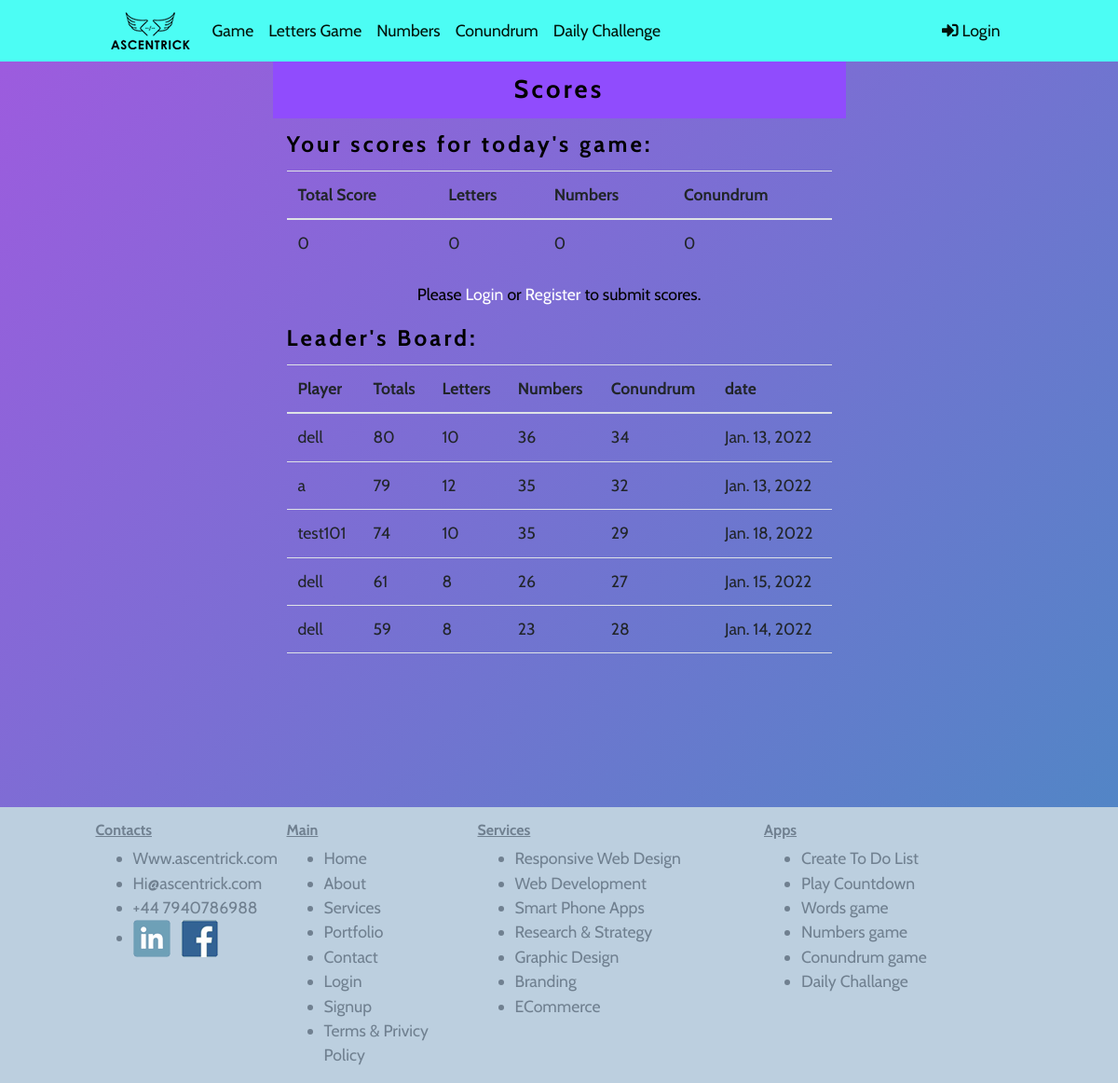
The app's page /daily_game/results/ with its own data.
### daily_game/models.py (models this page shows, shortened)
class Daily_Game(models.Model):
    player = models.ForeignKey(User, related_name="daily_game", on_delete=models.CASCADE, null=True)
    date = models.DateField(auto_now=True, auto_now_add=False)
    letters = models.CharField(max_length=9)
    numbers = models.CharField(max_length=20)
    num_target = models.IntegerField(default=150)
    conundrum = models.CharField(max_length=9)
    score_letters = models.IntegerField(null=True)
    score_numbers = models.IntegerField(null=True)
    score_conundrum = models.IntegerField(null=True)
    score_total = models.IntegerField(null=True)

### daily_game/views.py (the view)
# urls.py: path('results/', views.ResultsView, name="results"),
def ResultsView(request):
    game = Daily_Game.objects.all().order_by('-score_total')[:10]
    mydate = Daily_Game.objects.all().filter(date = datetime.date.today())
    if (mydate):
        if request.method == "POST":
            new_scores = Daily_Game(
                score_letters = request.POST[ "letScore"],
                score_numbers = request.POST["numScore"],
                score_conundrum = request.POST["conScore"],
                score_total = request.POST["total"],
                player = request.user )
            new_scores.save()
            request.user.daily_game.add(new_scores)
            print("Scores Updated Scucessfully")
    return render(request, 'daily_game/results.html', {
        'context1' : game ,
    })

### daily_game/templates/daily_game/results.html (shortened to what this page needs)
{% extends "base_cd.html" %}
{% load static %}
{% block content %}
<div style="min-height: 100vh;">
    <div class="row">
        <div class="col-md-6 offset-md-3 game-heading-wrapper">
            <div class="game-heading"> Scores </div>
        </div>
    </div>
    <div class="row">
        <div class="col-md-6 offset-md-3 game-scores-wrapper">
            <div class="table-responsive">
                <div class="game-sub-heading"> Your scores for today's game: </div>
                <table class="table">
                    <thead>
                        <tr>
                            <th>    Total Score </th>
                            <th>    Letters     </th>
                            <th>    Numbers     </th>
                            <th>    Conundrum   </th>
                        </tr>
                    </thead>
                    <tbody>
                        <tr>
                            <td id="total-score"></td>
                            <td id="let-score"></td>
                            <td id="num-score"></td>
                            <td id="con-score"></td>
                        </tr>
                    </tbody>
                </table>
            </div>
            <div style="text-align: center;">
                {% if user.is_authenticated %}
                <script>
                    submitted = sessionStorage.getItem('submited')
                    if (submitted == 'true') {  document.getElementById('submit-btn').innerHTML =
                            "<h5 style='color:#fff; '>SCORE UPDATED - THANKS FOR PLAYING </h5>"}
                    else
                        {   document.getElementById('submit-btn').innerHTML =
                            "<button class='btnControl2' type='button' id='btnsubmit' onclick='return submitScores()'> SUBMIT SCORES </button>" }
                </script>
                {% else %}
                    <p> Please <a href="{% url 'login' %}?next={{request.path}}" aria-label="Login" class="link-txt"> Login </a> or
                        <a href="{% url 'accounts:signup'%}?next={{request.path}}"  aria-label="signup" class="link-txt"> Register </a> to submit scores.</p>
                {% endif %}
            </div>
            <div class="game-sub-heading"> Leader's Board: </div>
            <div class="table-responsive">
                <table class="table">
                    <thead>
                        <tr>
                            <th>Player   </th>
                            <th>Totals   </th>
                            <th>Letters  </th>
                            <th>Numbers  </th>
                            <th>Conundrum</th>
                            <th>date     </th>
                        </tr>
                    </thead>
                    <tbody>
                    {% for rec in context1 %}
                        {% if rec.player is not None%}
                        <tr>
                            <td>{{ rec.player  }}         </td>
                            <td>{{ rec.score_total }}     </td>
                            <td>{{ rec.score_letters }}   </td>
                            <td>{{ rec.score_numbers }}   </td>
                            <td>{{ rec.score_conundrum }} </td>
                            <td>{{ rec.date  }}           </td>
                        </tr>
                        {% endif %}
                    {% endfor %}
                    <tr><td colspan="6"></td></tr>
                    </tbody>
                </table>
            </div>
        </div>
    </div>
</div>
{% endblock  %}

### static/countdown/css/main_cd.css (style rules this page uses)
html { scroll-behavior: smooth; height: 100%; }
body { font-family: 'Cabin', sans-serif; color: black; margin: 0px; padding:0px; height: 100%; font-size: 1.1rem; }
.anim { background: linear-gradient(-45deg, rgb(42, 156, 185), rgb(159, 90, 223), rgb(42, 156, 185), rgb(159, 90, 223) ); background-size: 400% 400%; animation: gradient 15s ease infinite; height: 100%; }
.game-heading-wrapper { background-color: rgb(144, 76, 253); display: flex; flex-direction: row; justify-content: center; width: 100%; padding:10px }
.game-heading { font-size: 1.7rem; letter-spacing: 0.2rem; font-weight: bold; }
.game-sub-heading { font-size: 1.5rem; letter-spacing: 0.2rem; font-weight: bold; margin:10px 0; }
.link-txt { color: rgb(255, 255, 255); }

### records on screen
Daily_Game: player "dell", score_total "80", score_letters "10", score_numbers "36", score_conundrum "34", date "Jan. 13, 2022"
Daily_Game: player "a", score_total "79", score_letters "12", score_numbers "35", score_conundrum "32", date "Jan. 13, 2022"
Daily_Game: player "test101", score_total "74", score_letters "10", score_numbers "35", score_conundrum "29", date "Jan. 18, 2022"
Daily_Game: player "dell", score_total "61", score_letters "8", score_numbers "26", score_conundrum "27", date "Jan. 15, 2022"
Daily_Game: player "dell", score_total "59", score_letters "8", score_numbers "23", score_conundrum "28", date "Jan. 14, 2022"
